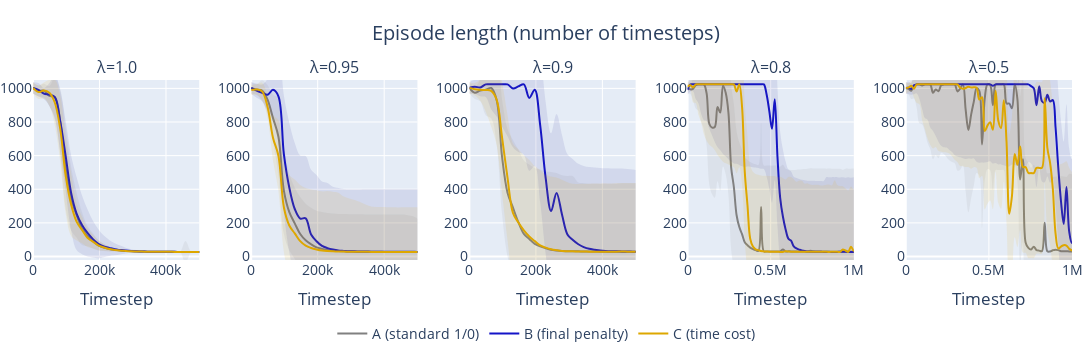

The notebook cell saved with this chart:
### Code cell
lambda_multiplot(env=("MiniGrid-Empty-16x16-v0", 
                        {0.5: 1000000, 0.8: 1000000, 0.9: 500000, 0.95: 500000, 1.0: 500000}, 
                        1050),
                metric="average_length",
                lambda_list=[1.0, 0.95, 0.9, 0.8, 0.5])
